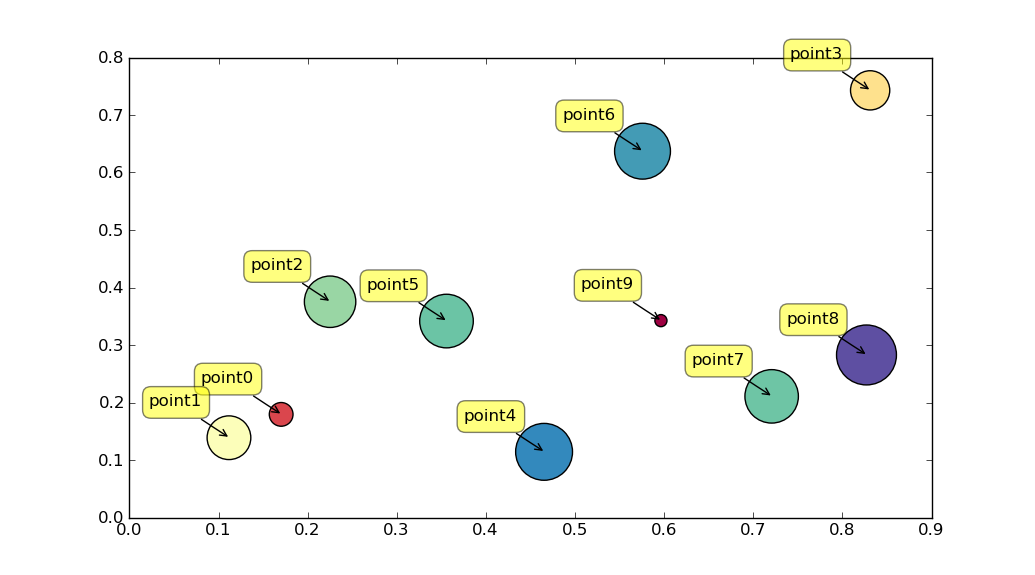

The script that drew this image:
import numpy as np
import matplotlib.pyplot as plt

N = 10
data = np.random.random((N, 4))
labels = ['point{0}'.format(i) for i in range(N)]
plt.subplots_adjust(bottom = 0.1)
plt.scatter(
    data[:, 0], data[:, 1], marker = 'o', c = data[:, 2], s = data[:, 3]*1500,
    cmap = plt.get_cmap('Spectral'))
for label, x, y in zip(labels, data[:, 0], data[:, 1]):
    plt.annotate(
        label, 
        xy = (x, y), xytext = (-20, 20),
        textcoords = 'offset points', ha = 'right', va = 'bottom',
        bbox = dict(boxstyle = 'round,pad=0.5', fc = 'yellow', alpha = 0.5),
        arrowprops = dict(arrowstyle = '->', connectionstyle = 'arc3,rad=0'))

plt.show()
